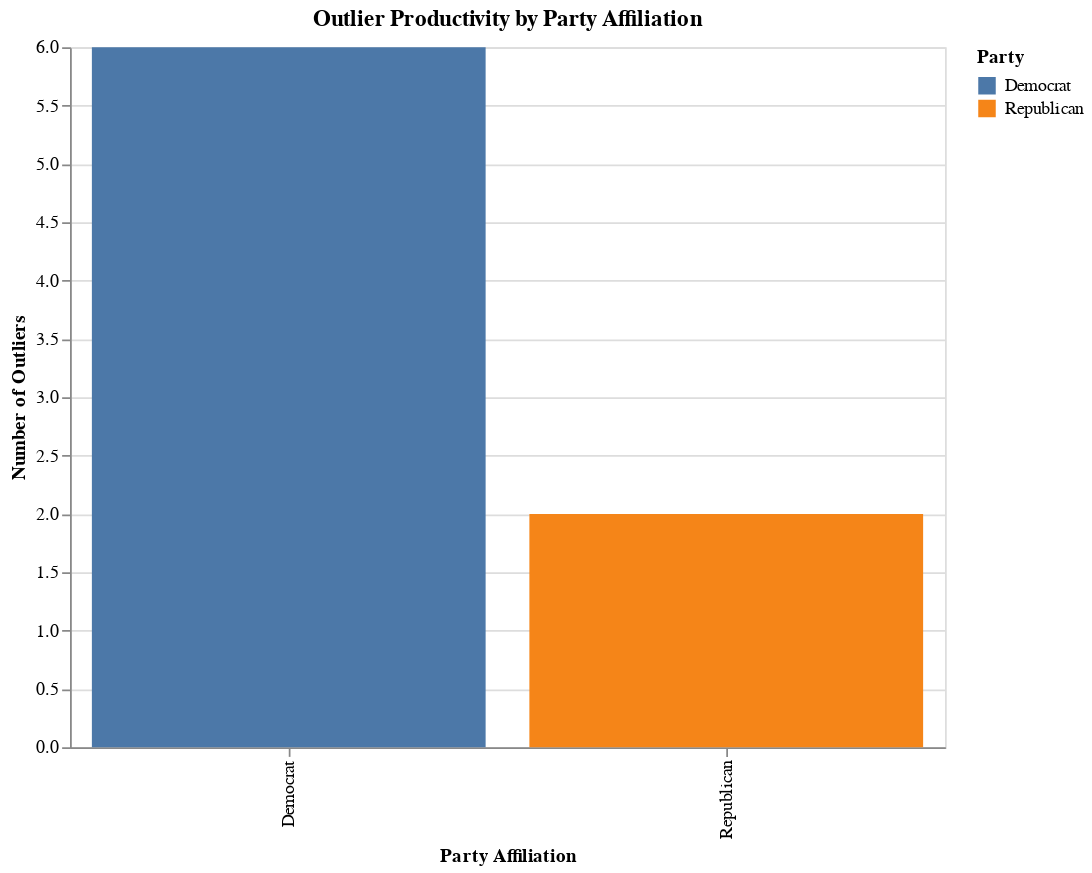

Notebook code for this chart:
### Code cell
melted_df = merged_legislator_data.melt(
    id_vars=['Name_party', 'Party'], 
    value_vars=['2016', '2017', '2018', '2019'],
    var_name='Year',
    value_name='Productivity'
)

productivity_df = melted_df.groupby(['Name_party', 'Party'])['Productivity'].sum().reset_index()

Q1 = productivity_df['Productivity'].quantile(0.25)
Q3 = productivity_df['Productivity'].quantile(0.75)
IQR = Q3 - Q1

lower_bound = Q1 - 1.5 * IQR
upper_bound = Q3 + 1.5 * IQR 

productivity_df['Outlier'] = productivity_df['Productivity'].apply(
    lambda x: 'Outlier' if x < lower_bound or x > upper_bound else 'Normal'
)

outliers_by_party = productivity_df[productivity_df['Outlier'] == 'Outlier'].groupby('Party')['Name_party'].count().reset_index()
outliers_by_party.rename(columns={'Name_party': 'Outlier Count'}, inplace=True)

chart = alt.Chart(outliers_by_party).mark_bar().encode(
    x=alt.X('Party:N', title='Party Affiliation'),
    y=alt.Y('Outlier Count:Q', title='Number of Outliers'),
    color='Party:N',
    tooltip=['Party:N', 'Outlier Count:Q']
).properties(
    title='Outlier Productivity by Party Affiliation',
    width=500,
    height=400
)

chart

### Figure 1 — Vega-Lite specification as saved in the notebook (floating-point values rounded to 4 significant figures)
{"config": {"view": {"continuousWidth": 300, "continuousHeight": 300}}, "data": {"name": "data-c1b0ec3743a9ef7783560477e5b5969e"}, "mark": {"type": "bar"}, "encoding": {"color": {"field": "Party", "type": "nominal"}, "tooltip": [{"field": "Party", "type": "nominal"}, {"field": "Outlier Count", "type": "quantitative"}], "x": {"field": "Party", "title": "Party Affiliation", "type": "nominal"}, "y": {"field": "Outlier Count", "title": "Number of Outliers", "type": "quantitative"}}, "height": 400, "title": "Outlier Productivity by Party Affiliation", "width": 500, "$schema": "https://vega.github.io/schema/vega-lite/v5.8.0.json", "datasets": {"data-c1b0ec3743a9ef7783560477e5b5969e": [{"Party": "Democrat   ", "Outlier Count": 6}, {"Party": "Republican ", "Outlier Count": 2}]}}
